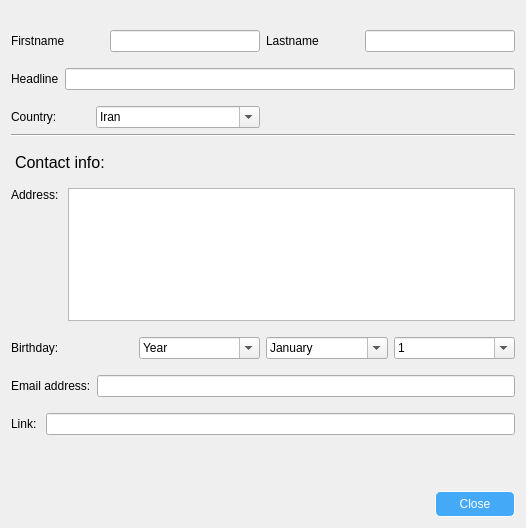
<?xml version="1.0" encoding="UTF-8"?>
<ui version="4.0">
 <class>contactInfoDialog</class>
 <widget class="QDialog" name="contactInfoDialog">
  <property name="geometry">
   <rect>
    <x>0</x>
    <y>0</y>
    <width>526</width>
    <height>528</height>
   </rect>
  </property>
  <property name="windowTitle">
   <string>Dialog</string>
  </property>
  <property name="styleSheet">
   <string notr="true">background:rgba(248, 253, 255, 206);
color:rgb(1, 31, 54);\n</string>
  </property>
  <layout class="QGridLayout" name="gridLayout">
   <property name="topMargin">
    <number>20</number>
   </property>
   <item row="7" column="0" colspan="2">
    <layout class="QHBoxLayout" name="horizontalLayout_7">
     <property name="topMargin">
      <number>10</number>
     </property>
     <item>
      <widget class="QLabel" name="label_7">
       <property name="text">
        <string>Email address:</string>
       </property>
       <property name="alignment">
        <set>Qt::AlignLeading|Qt::AlignLeft|Qt::AlignVCenter</set>
       </property>
      </widget>
     </item>
     <item>
      <widget class="QLineEdit" name="emailAddr_lineEdit">
       <property name="text">
        <string/>
       </property>
       <property name="maxLength">
        <number>255</number>
       </property>
       <property name="readOnly">
        <bool>true</bool>
       </property>
      </widget>
     </item>
    </layout>
   </item>
   <item row="1" column="0" colspan="2">
    <layout class="QHBoxLayout" name="horizontalLayout_3">
     <property name="topMargin">
      <number>10</number>
     </property>
     <item>
      <widget class="QLabel" name="label_3">
       <property name="text">
        <string>Headline</string>
       </property>
       <property name="alignment">
        <set>Qt::AlignLeading|Qt::AlignLeft|Qt::AlignVCenter</set>
       </property>
      </widget>
     </item>
     <item>
      <widget class="QLineEdit" name="headline_lineEdit">
       <property name="readOnly">
        <bool>true</bool>
       </property>
      </widget>
     </item>
    </layout>
   </item>
   <item row="10" column="0" colspan="2">
    <layout class="QHBoxLayout" name="horizontalLayout_9">
     <property name="topMargin">
      <number>10</number>
     </property>
     <item>
      <spacer name="horizontalSpacer">
       <property name="orientation">
        <enum>Qt::Horizontal</enum>
       </property>
       <property name="sizeHint" stdset="0">
        <size>
         <width>40</width>
         <height>20</height>
        </size>
       </property>
      </spacer>
     </item>
     <item>
      <widget class="QPushButton" name="close_pushButton">
       <property name="minimumSize">
        <size>
         <width>80</width>
         <height>0</height>
        </size>
       </property>
       <property name="cursor">
        <cursorShape>PointingHandCursor</cursorShape>
       </property>
       <property name="styleSheet">
        <string notr="true">QPushButton{
color:white;
border:1px solid white;
border-radius:5px;
padding:5px;
background:rgb(68, 170, 248)
}
QPushButton:hover
{
	border:1px solid rgb(32, 74, 135);
	border-radius:5px;
	background:rgb(48, 162, 249);
}</string>
       </property>
       <property name="text">
        <string>Close</string>
       </property>
       <property name="flat">
        <bool>true</bool>
       </property>
      </widget>
     </item>
    </layout>
   </item>
   <item row="4" column="0">
    <widget class="QLabel" name="label_9">
     <property name="font">
      <font>
       <pointsize>12</pointsize>
      </font>
     </property>
     <property name="styleSheet">
      <string notr="true">margin-top:10px</string>
     </property>
     <property name="text">
      <string>Contact info:</string>
     </property>
    </widget>
   </item>
   <item row="0" column="0">
    <layout class="QHBoxLayout" name="horizontalLayout">
     <property name="topMargin">
      <number>10</number>
     </property>
     <item>
      <widget class="QLabel" name="label">
       <property name="text">
        <string>Firstname</string>
       </property>
      </widget>
     </item>
     <item>
      <widget class="QLineEdit" name="firstname_lineEdit">
       <property name="enabled">
        <bool>true</bool>
       </property>
       <property name="minimumSize">
        <size>
         <width>150</width>
         <height>0</height>
        </size>
       </property>
       <property name="maximumSize">
        <size>
         <width>150</width>
         <height>16777215</height>
        </size>
       </property>
       <property name="readOnly">
        <bool>true</bool>
       </property>
      </widget>
     </item>
    </layout>
   </item>
   <item row="0" column="1">
    <layout class="QHBoxLayout" name="horizontalLayout_2" stretch="1,1">
     <property name="spacing">
      <number>0</number>
     </property>
     <property name="topMargin">
      <number>10</number>
     </property>
     <item>
      <widget class="QLabel" name="label_2">
       <property name="styleSheet">
        <string notr="true">background:rgba(248, 253, 255, 206);
color:rgb(1, 31, 54);\n</string>
       </property>
       <property name="text">
        <string>Lastname</string>
       </property>
      </widget>
     </item>
     <item>
      <widget class="QLineEdit" name="lastname_lineEdit">
       <property name="minimumSize">
        <size>
         <width>150</width>
         <height>0</height>
        </size>
       </property>
       <property name="maximumSize">
        <size>
         <width>150</width>
         <height>16777215</height>
        </size>
       </property>
       <property name="readOnly">
        <bool>true</bool>
       </property>
      </widget>
     </item>
    </layout>
   </item>
   <item row="3" column="0" colspan="2">
    <widget class="Line" name="line">
     <property name="orientation">
      <enum>Qt::Horizontal</enum>
     </property>
    </widget>
   </item>
   <item row="5" column="0" colspan="2">
    <layout class="QHBoxLayout" name="horizontalLayout_5">
     <property name="topMargin">
      <number>10</number>
     </property>
     <item>
      <widget class="QLabel" name="label_5">
       <property name="text">
        <string>Address: </string>
       </property>
       <property name="alignment">
        <set>Qt::AlignLeading|Qt::AlignLeft|Qt::AlignTop</set>
       </property>
      </widget>
     </item>
     <item>
      <widget class="QPlainTextEdit" name="addr_plainTextEdit">
       <property name="readOnly">
        <bool>true</bool>
       </property>
      </widget>
     </item>
    </layout>
   </item>
   <item row="6" column="0" colspan="2">
    <layout class="QHBoxLayout" name="horizontalLayout_6">
     <property name="topMargin">
      <number>10</number>
     </property>
     <item>
      <widget class="QLabel" name="label_6">
       <property name="text">
        <string>Birthday:</string>
       </property>
      </widget>
     </item>
     <item>
      <widget class="QComboBox" name="bd_year_comboBox">
       <property name="editable">
        <bool>true</bool>
       </property>
       <item>
        <property name="text">
         <string>Year</string>
        </property>
       </item>
      </widget>
     </item>
     <item>
      <widget class="QComboBox" name="bd_month_comboBox">
       <property name="editable">
        <bool>true</bool>
       </property>
       <item>
        <property name="text">
         <string>January</string>
        </property>
       </item>
       <item>
        <property name="text">
         <string>February</string>
        </property>
       </item>
       <item>
        <property name="text">
         <string>March</string>
        </property>
       </item>
       <item>
        <property name="text">
         <string>April</string>
        </property>
       </item>
       <item>
        <property name="text">
         <string>May</string>
        </property>
       </item>
       <item>
        <property name="text">
         <string>June</string>
        </property>
       </item>
       <item>
        <property name="text">
         <string>July</string>
        </property>
       </item>
       <item>
        <property name="text">
         <string>August</string>
        </property>
       </item>
       <item>
        <property name="text">
         <string>September</string>
        </property>
       </item>
       <item>
        <property name="text">
         <string>October</string>
        </property>
       </item>
       <item>
        <property name="text">
         <string>November</string>
        </property>
       </item>
       <item>
        <property name="text">
         <string>December</string>
        </property>
       </item>
      </widget>
     </item>
     <item>
      <widget class="QComboBox" name="bd_day_comboBox">
       <property name="editable">
        <bool>true</bool>
       </property>
       <item>
        <property name="text">
         <string>1</string>
        </property>
       </item>
       <item>
        <property name="text">
         <string>2</string>
        </property>
       </item>
       <item>
        <property name="text">
         <string>3</string>
        </property>
       </item>
       <item>
        <property name="text">
         <string>4</string>
        </property>
       </item>
       <item>
        <property name="text">
         <string>5</string>
        </property>
       </item>
       <item>
        <property name="text">
         <string>6</string>
        </property>
       </item>
       <item>
        <property name="text">
         <string>7</string>
        </property>
       </item>
       <item>
        <property name="text">
         <string>8</string>
        </property>
       </item>
       <item>
        <property name="text">
         <string>9</string>
        </property>
       </item>
       <item>
        <property name="text">
         <string>10</string>
        </property>
       </item>
       <item>
        <property name="text">
         <string>11</string>
        </property>
       </item>
       <item>
        <property name="text">
         <string>12</string>
        </property>
       </item>
       <item>
        <property name="text">
         <string>13</string>
        </property>
       </item>
       <item>
        <property name="text">
         <string>14</string>
        </property>
       </item>
       <item>
        <property name="text">
         <string>15</string>
        </property>
       </item>
       <item>
        <property name="text">
         <string>16</string>
        </property>
       </item>
       <item>
        <property name="text">
         <string>17</string>
        </property>
       </item>
       <item>
        <property name="text">
         <string>18</string>
        </property>
       </item>
       <item>
        <property name="text">
         <string>19</string>
        </property>
       </item>
       <item>
        <property name="text">
         <string>20</string>
        </property>
       </item>
       <item>
        <property name="text">
         <string>21</string>
        </property>
       </item>
       <item>
        <property name="text">
         <string>22</string>
        </property>
       </item>
       <item>
        <property name="text">
         <string>23</string>
        </property>
       </item>
       <item>
        <property name="text">
         <string>24</string>
        </property>
       </item>
       <item>
        <property name="text">
         <string>25</string>
        </property>
       </item>
       <item>
        <property name="text">
         <string>26</string>
        </property>
       </item>
       <item>
        <property name="text">
         <string>27</string>
        </property>
       </item>
       <item>
        <property name="text">
         <string>28</string>
        </property>
       </item>
       <item>
        <property name="text">
         <string>29</string>
        </property>
       </item>
       <item>
        <property name="text">
         <string>30</string>
        </property>
       </item>
       <item>
        <property name="text">
         <string>31</string>
        </property>
       </item>
      </widget>
     </item>
    </layout>
   </item>
   <item row="2" column="0">
    <layout class="QHBoxLayout" name="horizontalLayout_4">
     <property name="topMargin">
      <number>10</number>
     </property>
     <item>
      <widget class="QLabel" name="label_4">
       <property name="text">
        <string>Country:</string>
       </property>
      </widget>
     </item>
     <item>
      <widget class="QComboBox" name="country_comboBox">
       <property name="editable">
        <bool>true</bool>
       </property>
       <item>
        <property name="text">
         <string>Iran</string>
        </property>
       </item>
       <item>
        <property name="text">
         <string>United States of America</string>
        </property>
       </item>
       <item>
        <property name="text">
         <string>Iraq</string>
        </property>
       </item>
       <item>
        <property name="text">
         <string>Russia</string>
        </property>
       </item>
       <item>
        <property name="text">
         <string>Turkey</string>
        </property>
       </item>
       <item>
        <property name="text">
         <string>Germany</string>
        </property>
       </item>
       <item>
        <property name="text">
         <string>France</string>
        </property>
       </item>
      </widget>
     </item>
    </layout>
   </item>
   <item row="8" column="0" colspan="2">
    <layout class="QHBoxLayout" name="horizontalLayout_8">
     <property name="topMargin">
      <number>10</number>
     </property>
     <item>
      <widget class="QLabel" name="label_8">
       <property name="text">
        <string>Link: </string>
       </property>
       <property name="alignment">
        <set>Qt::AlignLeading|Qt::AlignLeft|Qt::AlignVCenter</set>
       </property>
      </widget>
     </item>
     <item>
      <widget class="QLineEdit" name="link_lineEdit">
       <property name="readOnly">
        <bool>true</bool>
       </property>
      </widget>
     </item>
    </layout>
   </item>
   <item row="9" column="0">
    <spacer name="verticalSpacer">
     <property name="orientation">
      <enum>Qt::Vertical</enum>
     </property>
     <property name="sizeType">
      <enum>QSizePolicy::Fixed</enum>
     </property>
     <property name="sizeHint" stdset="0">
      <size>
       <width>20</width>
       <height>40</height>
      </size>
     </property>
    </spacer>
   </item>
  </layout>
 </widget>
 <resources/>
 <connections/>
</ui>
